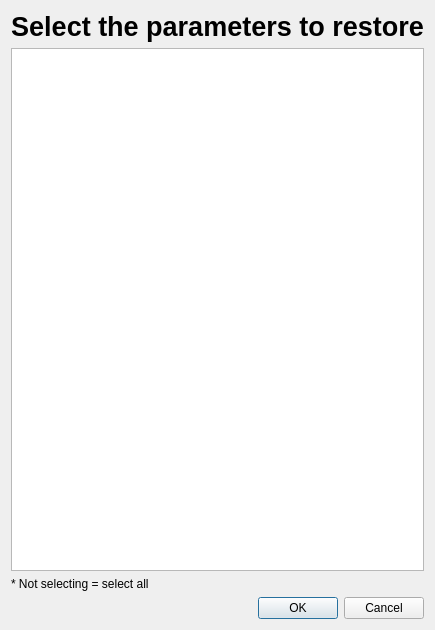
<?xml version="1.0" encoding="UTF-8"?>
<ui version="4.0">
 <class>chooseParams</class>
 <widget class="QDialog" name="chooseParams">
  <property name="geometry">
   <rect>
    <x>0</x>
    <y>0</y>
    <width>360</width>
    <height>630</height>
   </rect>
  </property>
  <property name="windowTitle">
   <string>Dialog</string>
  </property>
  <layout class="QGridLayout" name="gridLayout">
   <item row="0" column="0">
    <layout class="QVBoxLayout" name="verticalLayout_2">
     <item>
      <layout class="QVBoxLayout" name="verticalLayout">
       <item>
        <widget class="QLabel" name="label">
         <property name="font">
          <font>
           <pointsize>20</pointsize>
           <weight>75</weight>
           <bold>true</bold>
          </font>
         </property>
         <property name="text">
          <string>Select the parameters to restore</string>
         </property>
         <property name="alignment">
          <set>Qt::AlignCenter</set>
         </property>
        </widget>
       </item>
       <item>
        <widget class="QListWidget" name="paramList">
         <property name="selectionMode">
          <enum>QAbstractItemView::MultiSelection</enum>
         </property>
        </widget>
       </item>
       <item>
        <widget class="QLabel" name="label_2">
         <property name="text">
          <string>* Not selecting = select all</string>
         </property>
        </widget>
       </item>
      </layout>
     </item>
     <item>
      <widget class="QDialogButtonBox" name="buttonBox">
       <property name="orientation">
        <enum>Qt::Horizontal</enum>
       </property>
       <property name="standardButtons">
        <set>QDialogButtonBox::Cancel|QDialogButtonBox::Ok</set>
       </property>
      </widget>
     </item>
    </layout>
   </item>
  </layout>
 </widget>
 <resources/>
 <connections>
  <connection>
   <sender>buttonBox</sender>
   <signal>accepted()</signal>
   <receiver>chooseParams</receiver>
   <slot>accept()</slot>
   <hints>
    <hint type="sourcelabel">
     <x>248</x>
     <y>254</y>
    </hint>
    <hint type="destinationlabel">
     <x>157</x>
     <y>274</y>
    </hint>
   </hints>
  </connection>
  <connection>
   <sender>buttonBox</sender>
   <signal>rejected()</signal>
   <receiver>chooseParams</receiver>
   <slot>reject()</slot>
   <hints>
    <hint type="sourcelabel">
     <x>316</x>
     <y>260</y>
    </hint>
    <hint type="destinationlabel">
     <x>286</x>
     <y>274</y>
    </hint>
   </hints>
  </connection>
 </connections>
</ui>
